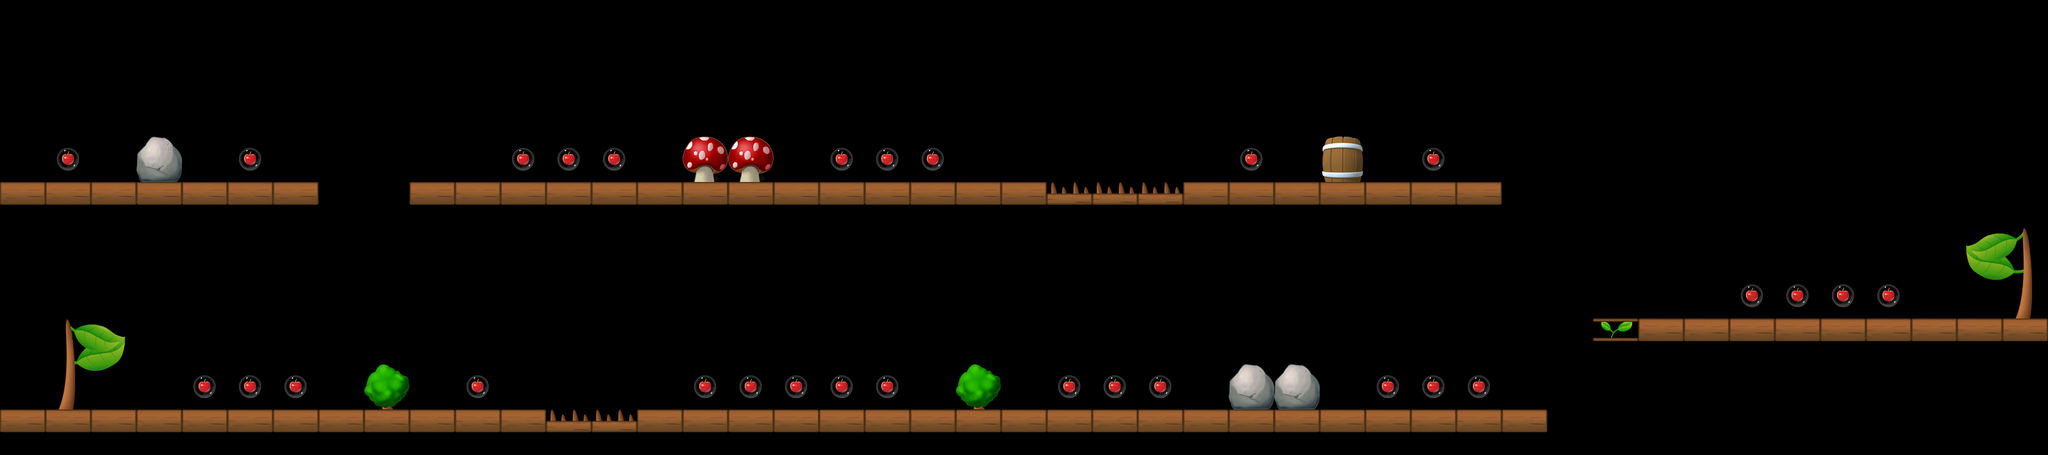

Tiled map render using the project's own tile images. Description and the map definition, with tile-layer contents summarised, below:
An orthogonal 45x10 tile map with 80x80 px tiles, 1 tile layer (Level).

<map version="1.0" orientation="orthogonal" width="45" height="10" tilewidth="80" tileheight="80">
 <properties>
  <property name="StartDirection" value="0" />
 </properties>
 <tileset firstgid="1" name="Untitled" tilewidth="80" tileheight="80">
  <image source="tileset.png" width="640" height="320" />
 </tileset>
 <layer name="Level" width="45" height="10">
  <data>[450 cells, 121 non-empty, 17 distinct tile ids]</data>
 </layer>
</map>
